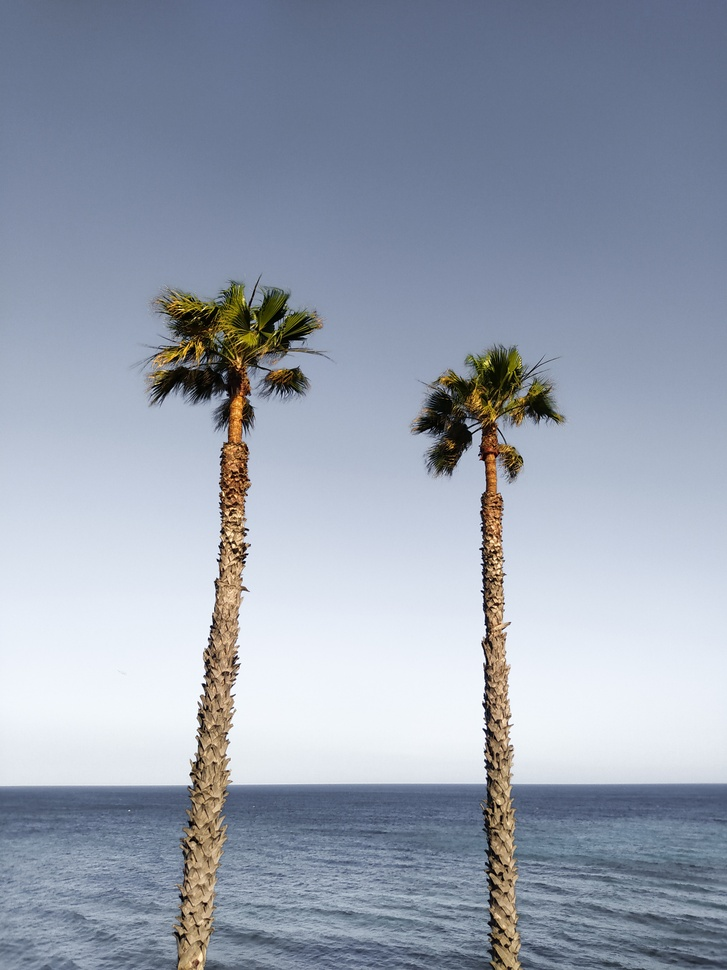
#> input picture Tugas_3/image/Hestogram.jpg, 727 x 970 px, shrunk from 3000 x 4000 before the run
$ python 'Histogram Equalisation.py'
#> lines starting #> are read from the running program, lines starting #| are printed output that depends on the picture
import cv2
import numpy as np
import matplotlib.pyplot as plt

# Memuat gambar
img = cv2.imread('image/Hestogram.jpg', 0)
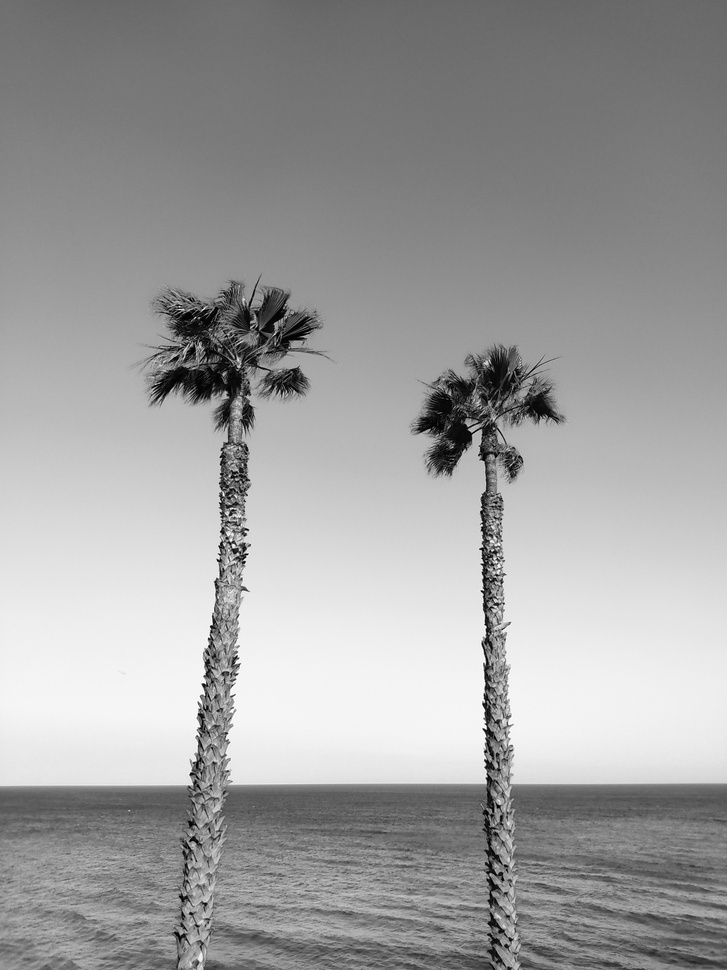
#> img: shape (970, 727); min 0, max 255, mean 159.3

# Samakan histogramnya
equalized_img = cv2.equalizeHist(img)
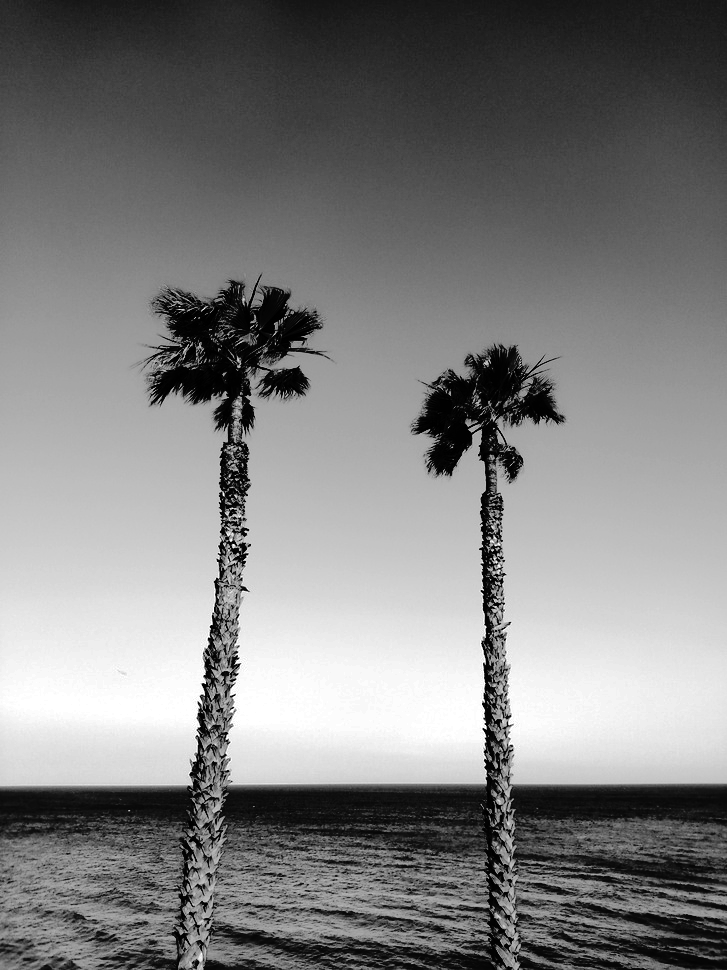
#> equalized_img: shape (970, 727); min 0, max 255, mean 128.4

# Tampilkan hasilnya
fig, (ax1, ax2) = plt.subplots(ncols=2, figsize=(10,5))
ax1.imshow(img, cmap='gray')
ax1.set_title('Original Image')
ax2.imshow(equalized_img, cmap='gray')
ax2.set_title('Equalized Image')
plt.show()
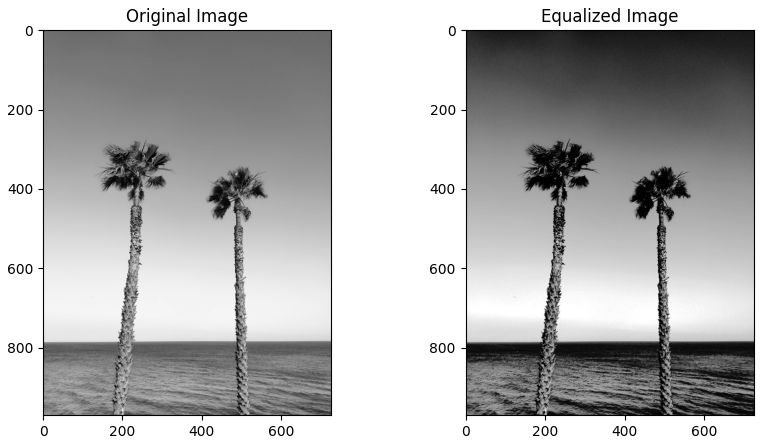
#> figure drawn by matplotlib, 2 panels

$ run again, with Tugas_3/image/img2.jpg copied over Tugas_3/image/Hestogram.jpg
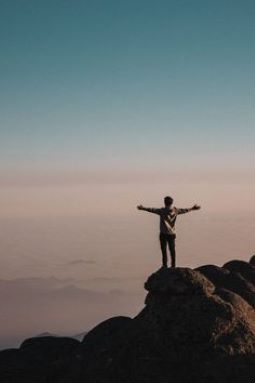
#> input picture Tugas_3/image/img2.jpg, 255 x 383 px
#> `equalized_img = cv2.equalizeHist(img)`:
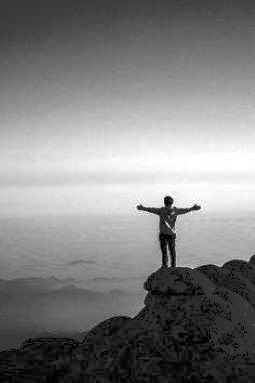
#> equalized_img: shape (383, 255); min 0, max 255, mean 128.9
#> `plt.show()`:
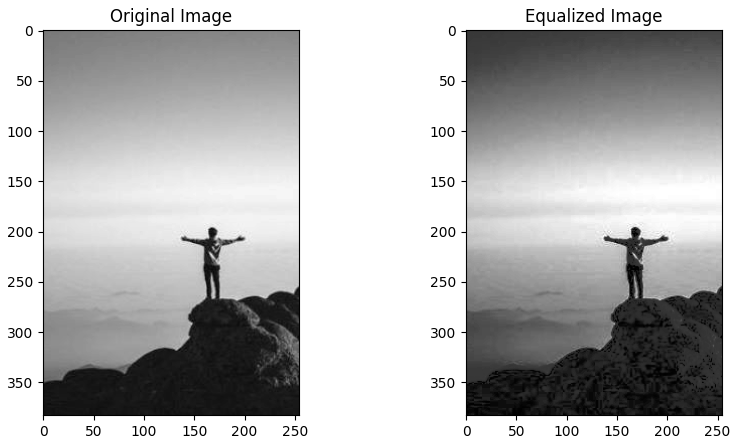
#> figure drawn by matplotlib, 2 panels
